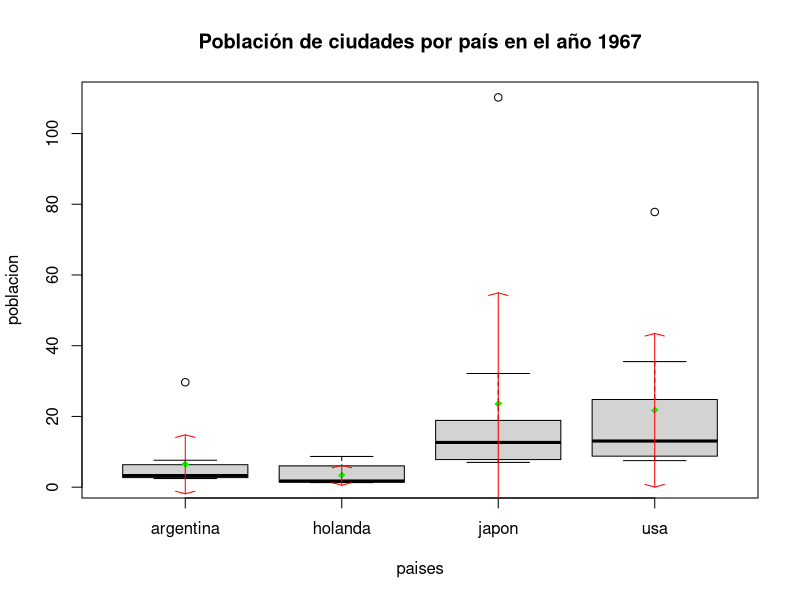

This chart was generated by the following R code:
## ---- chunk 1
poblacion <- c(29.66, 7.61, 6.35, 4.10, 3.8, 2.75, 2.70, 2.69, 2.51, 2.44,
               77.81, 35.50, 24.79, 20.02, 16.70, 9.39, 9.38, 8.76, 7.63, 7.5,
               8.68, 7.31, 6.02, 2.64, 1.75, 1.72, 1.51, 1.42, 1.31, 1.29,
               110.21, 32.14, 18.88, 16.38, 13.37, 11.92, 10.71, 7.8, 7.7, 7);
paises <- c("argentina","argentina","argentina","argentina","argentina","argentina",
            "argentina","argentina","argentina","argentina","usa","usa","usa","usa","usa",
            "usa","usa","usa","usa","usa","holanda", "holanda", "holanda","holanda","holanda",
            "holanda","holanda","holanda","holanda","holanda","japon", "japon",
            "japon","japon","japon","japon","japon","japon","japon","japon");
paises <- factor(paises); paises
## ---- chunk 2
bplot = boxplot(poblacion~paises, main='Población de ciudades por país en el año 1967');

mediageneral = tapply(poblacion, paises, mean); mediageneral
xi <-  seq(bplot$n)
points(xi, mediageneral, col = 'green', pch=18);
desvest = tapply(poblacion, paises, sd); desvest
arrows(xi, mediageneral-desvest, xi, mediageneral+desvest,code =3, col='red', angle = 75, length = .1)
